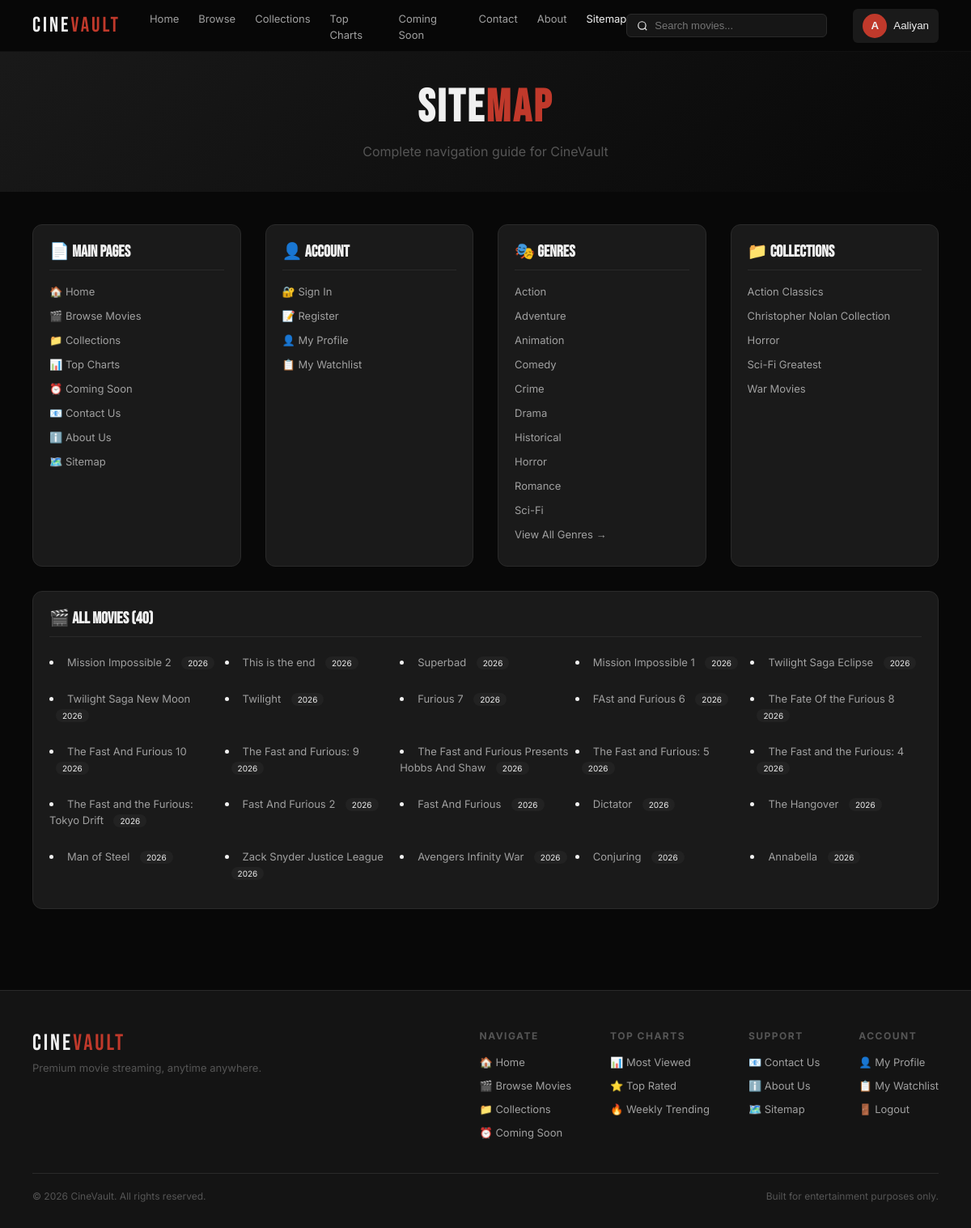
The app's page /sitemap.php (signed in) with its own data.
### tables this page shows
CREATE TABLE `genres` (
  `id` int(11) NOT NULL,
  `name` varchar(50) NOT NULL,
  `slug` varchar(50) NOT NULL
);

CREATE TABLE `collections` (
  `id` int(11) NOT NULL,
  `name` varchar(100) NOT NULL,
  `slug` varchar(100) NOT NULL,
  `description` text DEFAULT NULL,
  `cover_image` varchar(500) DEFAULT NULL,
  `is_active` tinyint(1) DEFAULT 1,
  `display_order` int(11) DEFAULT 0,
  `created_at` timestamp NOT NULL DEFAULT current_timestamp()
);

CREATE TABLE `movies` (
  `id` int(11) NOT NULL,
  `title` varchar(255) NOT NULL,
  `slug` varchar(255) NOT NULL,
  `description` text DEFAULT NULL,
  `poster` varchar(500) DEFAULT NULL,
  `backdrop` varchar(500) DEFAULT NULL,
  `trailer_url` varchar(500) DEFAULT NULL,
  `embed_url` varchar(500) NOT NULL,
  `year` int(11) DEFAULT NULL,
  `duration` int(11) DEFAULT NULL COMMENT 'in minutes',
  `rating` decimal(3,1) DEFAULT 0.0,
  `imdb_rating` decimal(3,1) DEFAULT 0.0,
  `director` varchar(255) DEFAULT NULL,
  `cast_members` text DEFAULT NULL,
  `language` varchar(50) DEFAULT 'English',
  `quality` varchar(20) DEFAULT 'HD',
  `views` int(11) DEFAULT 0,
  `is_featured` tinyint(1) DEFAULT 0,
  `is_trending` tinyint(1) DEFAULT 0,
  `is_upcoming` tinyint(1) DEFAULT 0,
  `release_date` date DEFAULT NULL,
  `meta_title` varchar(200) DEFAULT NULL,
  `meta_description` varchar(500) DEFAULT NULL,
  `meta_keywords` varchar(500) DEFAULT NULL,
  `created_at` timestamp NOT NULL DEFAULT current_timestamp()
);

### includes/config.php (called while the page is built, shortened)
<?php
function isLoggedIn() {
    return isset($_SESSION['user_id']);
}
?>

### sitemap.php (the view, shortened to what this page needs)
<?php
require_once __DIR__ . '/includes/config.php';
$db = getDB();
$movies = $db->query("SELECT id, slug, title, created_at FROM movies ORDER BY id DESC")->fetch_all(MYSQLI_ASSOC);
$genres = $db->query("SELECT slug, name FROM genres ORDER BY name")->fetch_all(MYSQLI_ASSOC);
$collections = $db->query("SELECT slug, name FROM collections ORDER BY name")->fetch_all(MYSQLI_ASSOC);
$loggedIn = isLoggedIn();
$username = $_SESSION['username'] ?? '';
?>
<!DOCTYPE html>
<html lang="en">
<head>
</head>
<body>
<nav class="navbar">
  <a class="nav-logo" href="index.php">CINE<span>VAULT</span></a>
  <ul class="nav-links">
    <li><a href="index.php">Home</a></li>
    <li><a href="movies.php">Browse</a></li>
    <li><a href="collections.php">Collections</a></li>
    <li><a href="charts.php">Top Charts</a></li>
    <li><a href="coming-soon.php">Coming Soon</a></li>
    <li><a href="contact.php">Contact</a></li>
    <li><a href="about.php">About</a></li>
    <li><a href="sitemap.php" class="active">Sitemap</a></li>
  </ul>
  <div class="nav-search">
    <div class="search-box">
      <svg width="14" height="14" fill="none" stroke="currentColor" stroke-width="2" viewBox="0 0 24 24"><circle cx="11" cy="11" r="8"/><path d="m21 21-4.35-4.35"/></svg>
      <input type="text" id="searchInput" placeholder="Search movies...">
    </div>
    <div class="nav-auth">
      <?php if ($loggedIn): ?>
      <div class="user-menu">
        <button class="user-trigger">
          <div class="user-avatar"><?= strtoupper(substr($username, 0, 1)) ?></div>
          <span><?= htmlspecialchars($username) ?></span>
        </button>
      </div>
      <?php else: ?>
      <a href="login.php" class="btn btn-outline">Sign In</a>
      <a href="register.php" class="btn btn-red">Join Free</a>
      <?php endif; ?>
    </div>
  </div>
</nav>
<div class="page-header">
  <h1>SITE<span>MAP</span></h1>
  <p>Complete navigation guide for <?= SITE_NAME ?></p>
</div>
<div class="sitemap-section">
  <div class="sitemap-grid">
    <div class="sitemap-col">
      <h3>📄 Main Pages</h3>
      <ul>
        <li><a href="index.php">🏠 Home</a></li>
        <li><a href="movies.php">🎬 Browse Movies</a></li>
        <li><a href="collections.php">📁 Collections</a></li>
        <li><a href="charts.php">📊 Top Charts</a></li>
        <li><a href="coming-soon.php">⏰ Coming Soon</a></li>
        <li><a href="contact.php">📧 Contact Us</a></li>
        <li><a href="about.php">ℹ️ About Us</a></li>
        <li><a href="sitemap.php">🗺️ Sitemap</a></li>
      </ul>
    </div>
    <div class="sitemap-col">
      <h3>👤 Account</h3>
      <ul>
        <li><a href="login.php">🔐 Sign In</a></li>
        <li><a href="register.php">📝 Register</a></li>
        <li><a href="profile.php">👤 My Profile</a></li>
        <li><a href="watchlist.php">📋 My Watchlist</a></li>
      </ul>
    </div>
    <div class="sitemap-col">
      <h3>🎭 Genres</h3>
      <ul>
        <?php foreach (array_slice($genres, 0, 10) as $genre): ?>
        <li><a href="movies.php?genre=<?= $genre['slug'] ?>"><?= htmlspecialchars($genre['name']) ?></a></li>
        <?php endforeach; ?>
        <?php if (count($genres) > 10): ?>
        <li><a href="movies.php">View All Genres →</a></li>
        <?php endif; ?>
      </ul>
    </div>
    <div class="sitemap-col">
      <h3>📁 Collections</h3>
      <ul>
        <?php foreach ($collections as $collection): ?>
        <li><a href="collections.php?slug=<?= $collection['slug'] ?>"><?= htmlspecialchars($collection['name']) ?></a></li>
        <?php endforeach; ?>
      </ul>
    </div>
  </div>
  <div class="sitemap-col" style="margin-top:30px; width:100%">
    <h3>🎬 All Movies (<?= count($movies) ?>)</h3>
    <div class="movie-list" style="display:grid; grid-template-columns:repeat(auto-fill,minmax(200px,1fr)); gap:5px;">
      <?php foreach ($movies as $movie): ?>
      <li><a href="movie-detail.php?slug=<?= $movie['slug'] ?>"><?= htmlspecialchars($movie['title']) ?></a> <span class="count-badge"><?= date('Y', strtotime($movie['created_at'])) ?></span></li>
      <?php endforeach; ?>
    </div>
  </div>
</div>
<footer>
  <div class="footer-top">
    <div class="footer-brand">
      <div class="footer-logo">CINE<span>VAULT</span></div>
      <p class="footer-tagline">Premium movie streaming, anytime anywhere.</p>
    </div>
    <div class="footer-links">
      <div class="footer-col">
        <h4>Navigate</h4>
        <ul>
          <li><a href="index.php">🏠 Home</a></li>
          <li><a href="movies.php">🎬 Browse Movies</a></li>
          <li><a href="collections.php">📁 Collections</a></li>
          <li><a href="coming-soon.php">⏰ Coming Soon</a></li>
        </ul>
      </div>
      <div class="footer-col">
        <h4>Top Charts</h4>
        <ul>
          <li><a href="charts.php">📊 Most Viewed</a></li>
          <li><a href="charts.php">⭐ Top Rated</a></li>
          <li><a href="charts.php">🔥 Weekly Trending</a></li>
        </ul>
      </div>
      <div class="footer-col">
        <h4>Support</h4>
        <ul>
          <li><a href="contact.php">📧 Contact Us</a></li>
          <li><a href="about.php">ℹ️ About Us</a></li>
          <li><a href="sitemap.php">🗺️ Sitemap</a></li>
        </ul>
      </div>
      <div class="footer-col">
        <h4>Account</h4>
        <ul>
          <li><a href="profile.php">👤 My Profile</a></li>
          <li><a href="watchlist.php">📋 My Watchlist</a></li>
          <?php if (isset($_SESSION['user_id'])): ?>
          <li><a href="logout.php">🚪 Logout</a></li>
          <?php else: ?>
          <li><a href="login.php">🔐 Sign In</a></li>
          <li><a href="register.php">📝 Register</a></li>
          <?php endif; ?>
        </ul>
      </div>
    </div>
  </div>
  <div class="footer-bottom">
    <span>&copy; <?= date('Y') ?> CineVault. All rights reserved.</span>
    <span>Built for entertainment purposes only.</span>
  </div>
</footer>
</body>
</html>

### sitemap.php (style rules this page uses)
:root { --black: #080808; --dark-2: #141414; --dark-3: #1a1a1a; --dark-4: #222; --red: #c0392b; --red-light: #e74c3c; --text: #f0f0f0; --text-sec: #a0a0a0; --text-muted: #555; --border: #2a2a2a; --gold: #f0b429; --font-display: 'Bebas Neue', sans-serif; --font-body: 'Inter', sans-serif; }
* { margin:0;padding:0;box-sizing:border-box }
body { background:var(--black);color:var(--text);font-family:var(--font-body) }
.navbar { position:fixed;top:0;left:0;right:0;z-index:1000;height:64px;display:flex;align-items:center;padding:0 40px;background:rgba(8,8,8,0.97);backdrop-filter:blur(12px);border-bottom:1px solid rgba(255,255,255,0.04) }
.nav-logo { font-family:var(--font-display);font-size:26px;letter-spacing:3px; text-decoration:none; color:#f0f0f0; }
.nav-logo span { color:var(--red) }
.nav-links { display:flex;gap:24px;margin-left:36px;list-style:none }
.nav-links a { font-size:13px;color:var(--text-sec);text-decoration:none }
.nav-links a:hover,.nav-links a.active { color:var(--text) }
.nav-search { margin-left:auto;display:flex;align-items:center;gap:12px }
.search-box { display:flex;align-items:center;background:rgba(255,255,255,0.06);border:1px solid var(--border);border-radius:6px;padding:6px 12px;gap:8px }
.search-box input { background:none;border:none;outline:none;color:var(--text);font-size:13px;width:200px }
.nav-auth { display:flex;align-items:center;gap:10px;margin-left:20px }
.user-menu { position:relative }
.user-trigger { display:flex;align-items:center;gap:8px;background:var(--dark-3);border:none;padding:6px 12px;border-radius:6px;color:var(--text);cursor:pointer }
.user-avatar { width:30px;height:30px;border-radius:50%;background:var(--red);display:flex;align-items:center;justify-content:center;font-weight:bold }
.page-header { padding:100px 40px 40px;text-align:center;background:linear-gradient(135deg, var(--dark-3) 0%, var(--black) 100%) }
.page-header h1 { font-family:var(--font-display);font-size:56px;letter-spacing:3px }
.page-header h1 span { color:var(--red) }
.page-header p { color:var(--text-muted);margin-top:10px }
.sitemap-section { padding:40px;max-width:1200px;margin:0 auto }
.sitemap-grid { display:grid;grid-template-columns:repeat(4,1fr);gap:30px }
.sitemap-col { background:var(--dark-3);border-radius:12px;padding:20px;border:1px solid var(--border) }
.sitemap-col h3 { font-family:var(--font-display);font-size:20px;margin-bottom:15px;padding-bottom:10px;border-bottom:1px solid var(--border) }
.sitemap-col ul { list-style:none }
.sitemap-col li { margin-bottom:10px }
.sitemap-col a { color:var(--text-sec);text-decoration:none;font-size:13px;transition:color 0.2s }
.movie-list { max-height:300px;overflow-y:auto }
.movie-list li { padding:5px 0 }
.count-badge { background:var(--dark-4);padding:2px 8px;border-radius:20px;font-size:10px;margin-left:8px }
footer { padding: 48px 40px 32px; border-top: 1px solid var(--border); margin-top: 60px; background: var(--dark-2); }
.footer-top { display: flex; justify-content: space-between; align-items: flex-start; margin-bottom: 32px; flex-wrap: wrap; gap: 40px; }
.footer-brand { flex-shrink: 0; }
.footer-logo { font-family: var(--font-display); font-size: 28px; letter-spacing: 3px; color: var(--text); }
.footer-logo span { color: var(--red); }
.footer-tagline { color: var(--text-muted); margin-top: 6px; font-size: 13px; }
.footer-links { display: flex; gap: 48px; flex-wrap: wrap; }
.footer-col h4 { font-size: 12px; font-weight: 700; letter-spacing: 1.5px; text-transform: uppercase; color: var(--text-muted); margin-bottom: 14px; }
.footer-col ul { list-style: none; }
.footer-col li { margin-bottom: 9px; }
.footer-col a { font-size: 13px; color: var(--text-sec); text-decoration: none; transition: color 0.2s; }
.footer-bottom { border-top: 1px solid var(--border); padding-top: 20px; display: flex; justify-content: space-between; align-items: center; font-size: 12px; color: var(--text-muted); flex-wrap: wrap; gap: 10px; }

### records on screen
genres: name "Action"
genres: name "Adventure"
genres: name "Animation"
genres: name "Comedy"
genres: name "Crime"
genres: name "Drama"
genres: name "Historical"
genres: name "Horror"
genres: name "Romance"
genres: name "Sci-Fi"
collections: name "Action Classics"
collections: name "Christopher Nolan Collection"
collections: name "Horror"
collections: name "Sci-Fi Greatest"
collections: name "War Movies"
movies: title "Mission Impossible 2", created_at "2026"
movies: title "This is the end", created_at "2026"
movies: title "Superbad", created_at "2026"
movies: title "Mission Impossible 1", created_at "2026"
movies: title "Twilight Saga Eclipse", created_at "2026"
movies: title "Twilight Saga New Moon", created_at "2026"
movies: title "Twilight", created_at "2026"
movies: title "Furious 7", created_at "2026"
movies: title "FAst and Furious 6", created_at "2026"
movies: title "The Fate Of the Furious 8", created_at "2026"
movies: title "The Fast And Furious 10", created_at "2026"
movies: title "The Fast and Furious: 9", created_at "2026"
movies: title "The Fast and Furious Presents Hobbs And Shaw", created_at "2026"
movies: title "The Fast and Furious: 5", created_at "2026"
movies: title "The Fast and the Furious: 4", created_at "2026"
movies: title "The Fast and the Furious: Tokyo Drift", created_at "2026"
movies: title "Fast And Furious 2", created_at "2026"
movies: title "Fast And Furious", created_at "2026"
movies: title "Dictator", created_at "2026"
movies: title "The Hangover", created_at "2026"
movies: title "Man of Steel", created_at "2026"
movies: title "Zack Snyder Justice League", created_at "2026"
movies: title "Avengers Infinity War", created_at "2026"
movies: title "Conjuring", created_at "2026"
movies: title "Annabella", created_at "2026"

### other values on screen
substr($username, 0, 1) "A"
$username "Aaliyan"
SITE_NAME "CineVault"
count($movies) "40"
